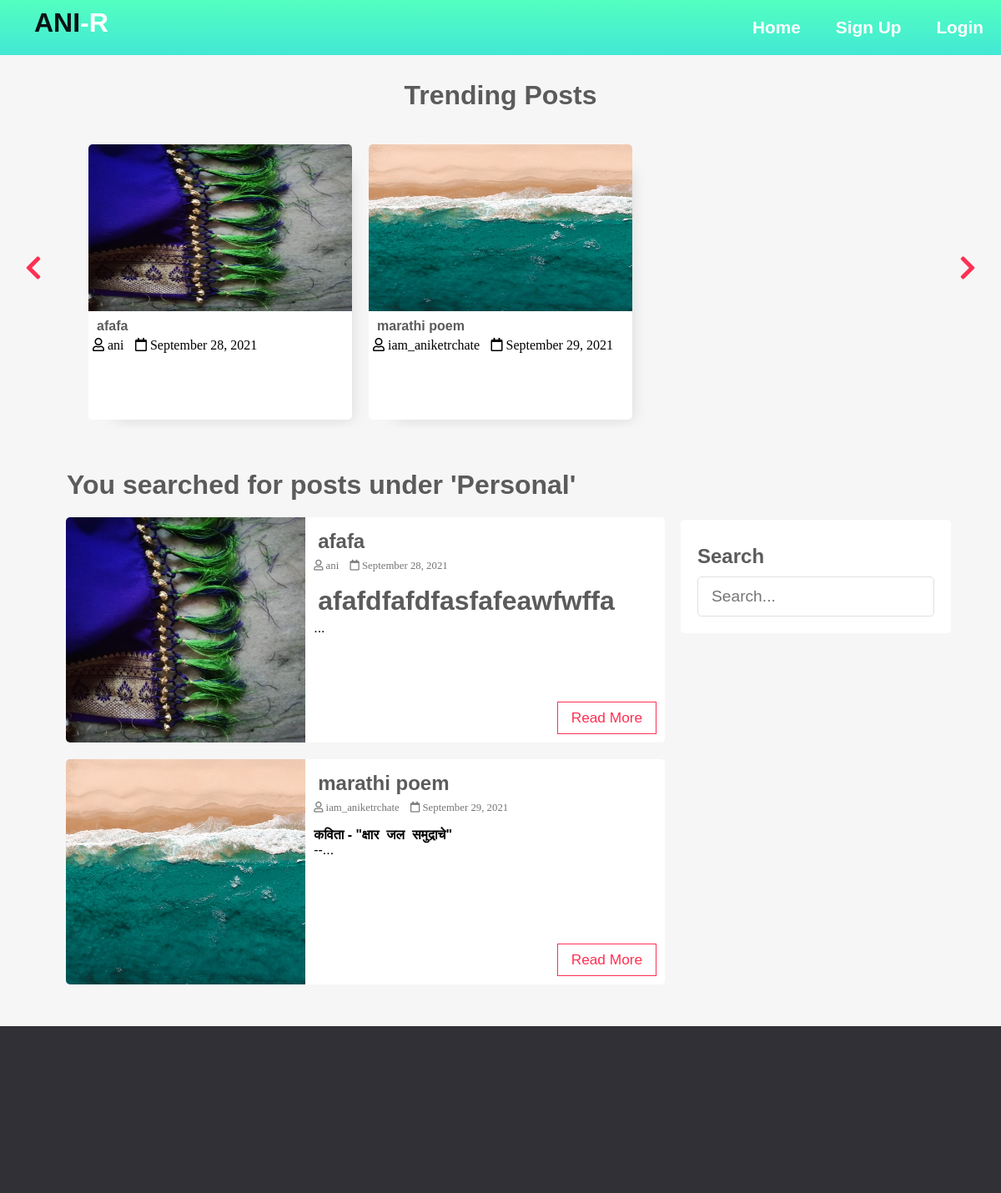
/index.php?t_id=5&name=Personal, run on the app's committed database.
### tables this page shows
CREATE TABLE `posts` (
  `id` int(11) NOT NULL,
  `user_id` int(11) NOT NULL,
  `topic_id` int(11) DEFAULT NULL,
  `title` varchar(255) NOT NULL,
  `image` varchar(255) NOT NULL,
  `body` text NOT NULL,
  `published` tinyint(4) NOT NULL,
  `created_at` datetime NOT NULL DEFAULT current_timestamp()
);

CREATE TABLE `users` (
  `id` int(11) NOT NULL,
  `admin` tinyint(4) NOT NULL DEFAULT 1,
  `username` varchar(255) NOT NULL,
  `email` varchar(255) NOT NULL,
  `password` varchar(255) NOT NULL,
  `created_at` timestamp NOT NULL DEFAULT current_timestamp()
);

### app/database/db.php (called while the page is built, shortened)
<?php
require('connect.php');
function executeQuery($sql, $data)
{
    global $conn;
    $stmt = $conn->prepare($sql);
    $values = array_values($data);
    $types = str_repeat('s', count($values));
    $stmt->bind_param($types, ...$values);
    $stmt->execute();
    return $stmt;
}
function getPostsByTopicId($topic_id)
{
    $sql = "SELECT p.*, u.username FROM posts AS p JOIN users AS u ON p.user_id=u.id WHERE p.published=? AND topic_id=?";
    $stmt = executeQuery($sql, ['published' => 1, 'topic_id' => $topic_id]);
    $records = $stmt->get_result()->fetch_all(MYSQLI_ASSOC);
    return $records;
}

### index.php (the view, shortened to what this page needs)
<?php
$posts = array();
$postsTitle = 'All Posts';
if (isset($_GET['t_id'])) {
  $posts = getPostsByTopicId($_GET['t_id']);
  $postsTitle = "You searched for posts under '" . $_GET['name'] . "'";
} else if (isset($_POST['search-term'])) {
  $postsTitle = "You searched for '" . $_POST['search-term'] . "'";
  $posts = searchPosts($_POST['search-term']);
} else {
  $posts = getPublishedPosts();
}
?>
<!DOCTYPE html>
<html lang="en">
<head>
  <link rel="stylesheet" href="https://use.fontawesome.com/releases/v5.7.2/css/all.css"
>
  <link rel="stylesheet" href="assets/css/style.css">
</head>
<body>
  <?php include(ROOT_PATH . "/app/includes/header.php"); ?>
  <div class="page-wrapper">
    <div class="post-slider">
      <h1 class="slider-title">Trending Posts</h1>
      <i class="fas fa-chevron-left prev"></i>
      <i class="fas fa-chevron-right next"></i>
      <div class="post-wrapper">
        <?php foreach ($posts as $post): ?>
          <div class="post">
            <img src="<?php echo BASE_URL . '/assets/images/' . $post['image']; ?>" alt="" class="slider-image">
            <div class="post-info">
              <h4><a href="single.php?id=<?php echo $post['id']; ?>"><?php echo $post['title']; ?></a></h4>
              <i class="far fa-user"> <?php echo $post['username']; ?></i>
              <i class="far fa-calendar"> <?php echo date('F j, Y', strtotime($post['created_at'])); ?></i>
            </div>
          </div>
        <?php endforeach; ?>
      </div>
    </div>
    <div class="content clearfix">
      <div class="main-content">
        <h1 class="recent-post-title"><?php echo $postsTitle ?></h1>
        <?php foreach ($posts as $post): ?>
          <div class="post clearfix">
            <img src="<?php echo BASE_URL . '/assets/images/' . $post['image']; ?>" alt="" class="post-image">
            <div class="post-preview">
              <h2><a href="single.php?id=<?php echo $post['id']; ?>"><?php echo $post['title']; ?></a></h2>
              <i class="far fa-user"> <?php echo $post['username']; ?></i>
              <i class="far fa-calendar"> <?php echo date('F j, Y', strtotime($post['created_at'])); ?></i>
              <p class="preview-text">
                <?php echo html_entity_decode(substr($post['body'], 0, 150) . '...'); ?>
              </p>
              <a href="single.php?id=<?php echo $post['id']; ?>" class="btn read-more">Read More</a>
            </div>
          </div>
        <?php endforeach; ?>
      </div>
      <div class="sidebar">
        <div class="section search">
          <h2 class="section-title">Search</h2>
          <form action="index.php" method="post">
            <input type="text" name="search-term" class="text-input" placeholder="Search...">
          </form>
        </div>
    </div>
  </div>
  <?php include(ROOT_PATH . "/app/includes/footer.php"); ?>
</body>
</html>

### assets/css/style.css (style rules this page uses)
* { box-sizing: border-box; }
html, body { height: 100%; padding: 0px; margin: 0px; background: #f6f6f6; font-family: Arial, Helvetica, sans-serif; }
h1, h2, h3, h4, h5, h6 { color: #5c5b5b; margin: 5px; }
a { text-decoration: none; color: inherit; }
.clearfix::after { content: ""; display: block; clear: both; }
.btn { padding: 0.5rem 1rem; background: #3091ff; color: white; border: 1px solid transparent; border-radius: 0.25rem; font-size: 1.08em; }
.text-input { padding: 0.7rem 1rem; display: block; width: 100%; border-radius: 5px; border: 1px solid #e0e0e0; outline: none; color: #444; line-height: 1.5rem; font-size: 1.2em; }
.page-wrapper { min-height: 100%; }
.post-slider { position: relative; }
.post-slider .slider-title { text-align: center; margin: 30px auto; }
.post-slider .next { position: absolute; top: 50%; right: 30px; font-size: 2em; color: #ff3053; cursor: pointer; }
.post-slider .prev { position: absolute; top: 50%; left: 30px; font-size: 2em; color: #ff3053; cursor: pointer; }
.post-slider .post-wrapper { width: 84%; height: 350px; margin: 0px auto; overflow: hidden; padding: 10px 0px 10px 0px; }
.post-slider .post-wrapper .post { width: 300px; height: 330px; margin: 0px 10px; display: inline-block; background: white; border-radius: 5px; box-shadow: 1rem 1rem 1rem -1rem #68686833; }
.post-slider .post-wrapper .post .post-info { height: 130px; padding: 0px 5px; }
.post-slider .post-wrapper .post .slider-image { width: 100%; height: 200px; border-top-left-radius: 5px; border-top-right-radius: 5px; }
.content { width: 90%; margin: 30px auto 30px; }
.content .main-content { width: 70%; float: left; }
.content .main-content .post { width: 95%; height: 270px; margin: 20px auto; border-radius: 5px; background: white; position: relative; }
.content .main-content .post .post-preview i { color: #757575; font-size: 0.8em; }
.content .main-content .post .preview-text { line-height: 1.5em; font-size: 1.03em; color: #444; }
.content .main-content .post .read-more { position: absolute; bottom: 10px; right: 10px; border: 1px solid #ff3053; background: transparent; border-radius: 0px; color: #ff3053 !important; }
.content .main-content .post .post-image { width: 40%; height: 100%; float: left; border-top-left-radius: 5px; border-bottom-left-radius: 5px; }
.content .main-content .post .post-preview { width: 60%; padding: 10px; float: right; }
.content .main-content .recent-post-title { margin: 20px; }
.content .sidebar { width: 30%; float: left; }
.content .sidebar .section { background: white; padding: 20px; border-radius: 5px; margin-bottom: 20px; }
.content .sidebar .section .section-title { margin: 10px 0px 10px 0px; }
.content .sidebar .section.search { margin-top: 80px; }

### data on the page
posts: image (picture), title "afafa", user.username "ani", created_at "September 28, 2021", body "afafdfafdfasfafeawfwffa ..."
posts: image (picture), title "marathi poem", user.username "iam_aniketrchate", created_at "September 29, 2021", body "कविता - \"क्षार जल समुद्राचे\" --..."

### other printed values
$postsTitle "You searched for posts under 'Personal'"
